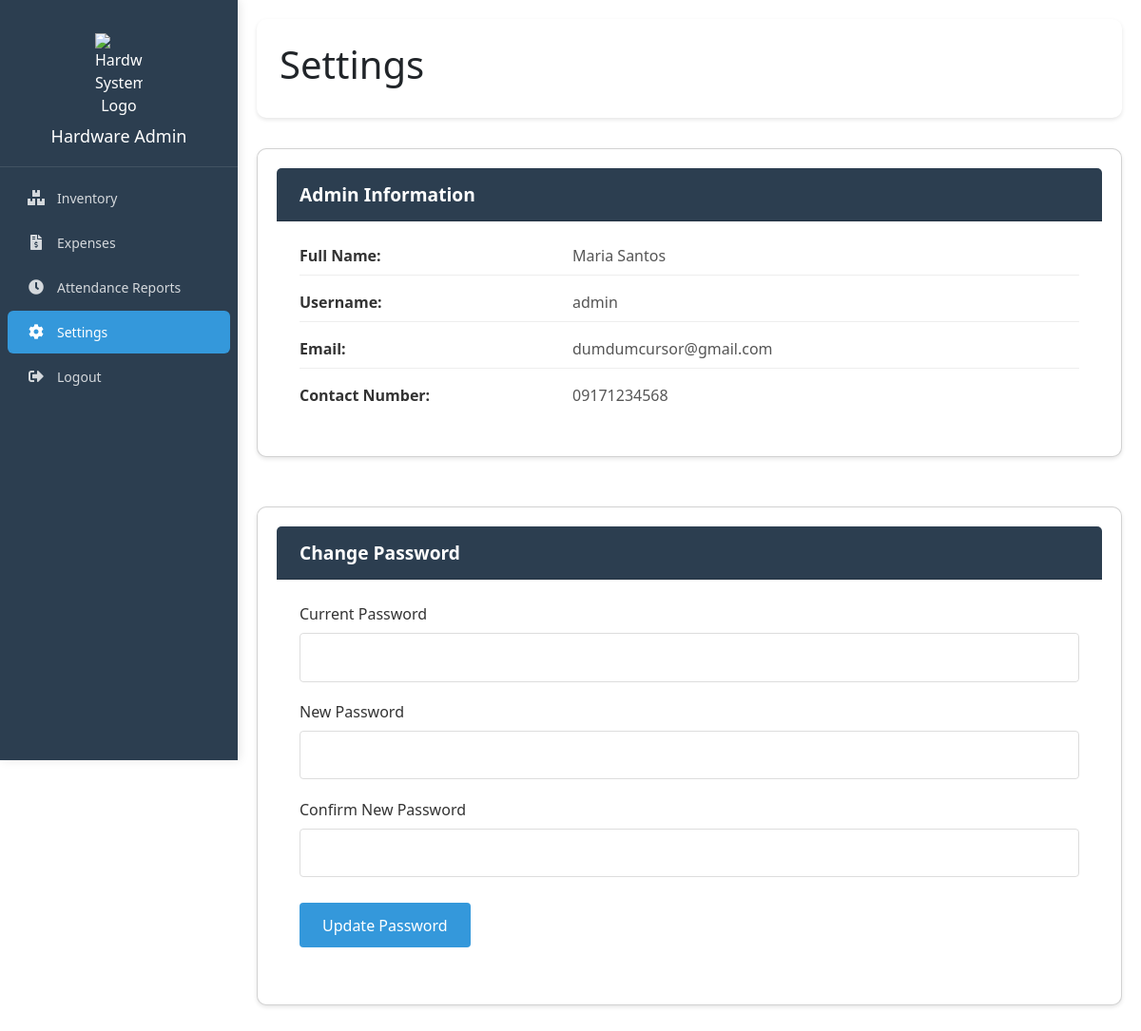
Screenshot of /admin/pages/settings.php (signed in) with the database file from the repository.
### tables this page shows
CREATE TABLE IF NOT EXISTS `users` (
  `id` int NOT NULL AUTO_INCREMENT,
  `employee_id` int DEFAULT NULL,
  `username` varchar(20) NOT NULL,
  `fullname` text,
  `email` varchar(50) NOT NULL,
  `contact_no` text,
  `password` varchar(50) NOT NULL,
  `usertype` enum('1','2','3','4') NOT NULL COMMENT 'superadmin=1, admin=2, cashier=3,\r\nstaff = 4',
  `OTP` varchar(6) DEFAULT NULL,
  PRIMARY KEY (`id`),
  KEY `employee_id` (`employee_id`)
);

### admin/pages/settings.php (the view, shortened to what this page needs)
<?php include '../includes/head.php'; ?>
<link rel="stylesheet" href="../css/settings.css">
<body>
    <?php include '../includes/sidebar.php'; ?>
    <div class="main-content">
        <div class="page-header">
            <h1>Settings</h1>
        </div>
        <div class="settings-container">
            <div class="card admin-info">
                <div class="card-header">
                    <h2>Admin Information</h2>
                </div>
                <div class="card-body">
                    <?php
                    require_once '../../database/config.php';
                    $user_id = $_SESSION['user_id'];
                    $query = "SELECT u.* FROM users u WHERE u.id = ?";
                    $stmt = $conn->prepare($query);
                    $stmt->bind_param("i", $user_id);
                    $stmt->execute();
                    $result = $stmt->get_result();
                    if ($result->num_rows > 0) {
                        $admin = $result->fetch_assoc();
                    ?>
                        <div class="info-row">
                            <div class="info-label">Full Name:</div>
                            <div class="info-value"><?php echo htmlspecialchars($admin['fullname']); ?></div>
                        </div>
                        <div class="info-row">
                            <div class="info-label">Username:</div>
                            <div class="info-value"><?php echo htmlspecialchars($admin['username']); ?></div>
                        </div>
                        <div class="info-row">
                            <div class="info-label">Email:</div>
                            <div class="info-value"><?php echo htmlspecialchars($admin['email']); ?></div>
                        </div>
                        <div class="info-row">
                            <div class="info-label">Contact Number:</div>
                            <div class="info-value"><?php echo htmlspecialchars($admin['contact_no']); ?></div>
                        </div>
                    <?php
                    } else {
                        echo '<div class="alert alert-warning">Admin information not found.</div>';
                    }
                    ?>
                </div>
            </div>
            <div class="card password-change">
                <div class="card-header">
                    <h2>Change Password</h2>
                </div>
                <div class="card-body">
                    <form id="change-password-form">
                        <div class="form-group">
                            <label for="current_password">Current Password</label>
                            <input type="password" class="form-control" id="current_password" name="current_password" required>
                        </div>
                        <div class="form-group">
                            <label for="new_password">New Password</label>
                            <input type="password" class="form-control" id="new_password" name="new_password" required>
                        </div>
                        <div class="form-group">
                            <label for="confirm_password">Confirm New Password</label>
                            <input type="password" class="form-control" id="confirm_password" name="confirm_password" required>
                        </div>
                        <button type="submit" class="btn btn-primary">Update Password</button>
                    </form>
                </div>
            </div>
        </div>
    </div>
</body>

### admin/css/style.css (style rules this page uses)
body { font-family: "Segoe UI", Tahoma, Geneva, Verdana, sans-serif; margin: 0; padding: 0; background-color: var(--light-bg); color: var(--text-color); }
.main-content { margin-left: 250px; padding: 20px; transition: margin-left 0.3s; }
.card { background: white; border-radius: 8px; padding: 20px; margin-bottom: 20px; box-shadow: 0 2px 4px rgba(0, 0, 0, 0.1); }
.btn { padding: 0.5rem; border-radius: 4px; border: none; cursor: pointer; transition: background-color 0.3s; }
.btn-primary { background-color: var(--accent-color); color: white; }
.form-group { margin-bottom: 15px; }
.form-control { width: 100%; padding: 8px 12px; border: 1px solid var(--border-color); border-radius: 4px; font-size: 14px; }

### admin/css/settings.css (style rules this page uses)
.page-header { display: flex; justify-content: space-between; align-items: center; margin-bottom: 2rem; padding: 1.5rem; background: white; border-radius: 10px; box-shadow: var(--card-shadow); }
.settings-container { display: grid; grid-template-columns: repeat(auto-fit, minmax(500px, 1fr)); gap: 2rem; margin-bottom: 2rem; }
.card { background: white; border-radius: 10px; overflow: hidden; box-shadow: var(--card-shadow); }
.card-header { background-color: var(--primary-color); color: white; padding: 1rem 1.5rem; }
.card-header h2 { margin: 0; font-size: 1.2rem; font-weight: 600; }
.card-body { padding: 1.5rem; }
.admin-info .info-row { display: flex; margin-bottom: 1rem; padding-bottom: 0.5rem; border-bottom: 1px solid #eee; }
.admin-info .info-row:last-child { border-bottom: none; margin-bottom: 0; }
.admin-info .info-label { width: 35%; font-weight: 600; color: var(--text-color); }
.admin-info .info-value { width: 65%; color: #555; }
.password-change .form-group { margin-bottom: 1.2rem; }
.password-change label { display: block; margin-bottom: 0.5rem; font-weight: 500; color: var(--text-color); }
.password-change .form-control { width: 100%; padding: 0.8rem; border: 1px solid #ddd; border-radius: 4px; transition: border-color 0.2s; }
.password-change .btn-primary { background-color: var(--accent-color); border: none; padding: 0.7rem 1.5rem; border-radius: 4px; color: white; font-weight: 500; transition: background-color 0.2s; cursor: pointer; margin-top: 0.5rem; }

### rows the page displays
users: fullname "Maria Santos", username "admin", email "dumdumcursor@gmail.com", contact_no "09171234568"
